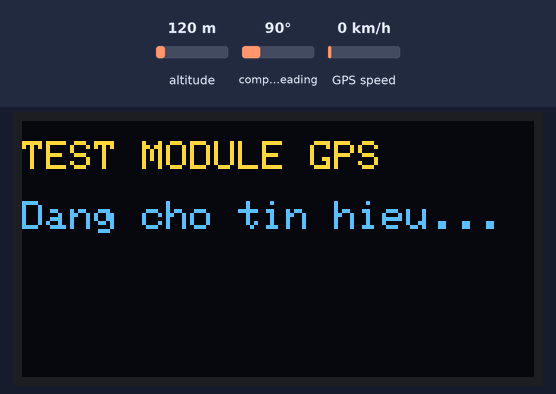
Bench run of a sketch on a simulated ESP32. On the bench: 128×64 one-colour display. Inputs (shaded band) come from the test bench; at power-on: altitude 120 m, compass heading 90°, GPS speed 0 km/h. The OLED is the two-colour kind (top 16 rows yellow); the GPS gets a fix after 3 s at 37.7749, -122.4194 with 8 satellites; what the sketch prints to the serial monitor is not drawn.

Above: at 0.1 s.
At 2.1 s:
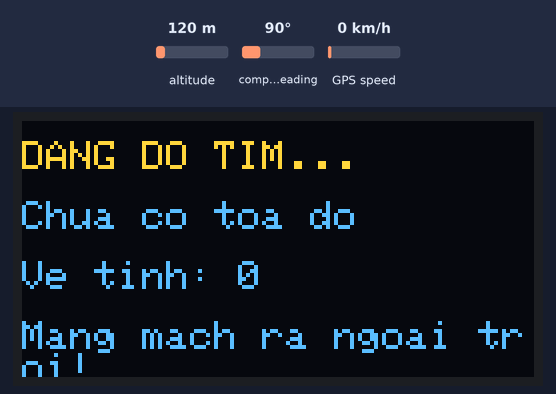
At 3.1 s:
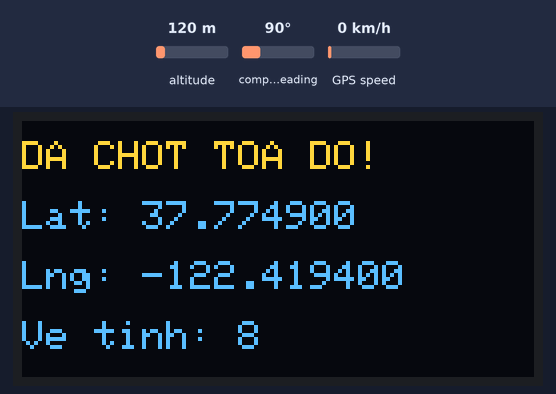

Measured:
- what the display in image 1 shows lasts 1.1 s, from 2.0 s to 3.1 s

The sketch:

testgps.ino
```cpp
#include <TinyGPS++.h>
#include <Wire.h>
#include <Adafruit_GFX.h>
#include <Adafruit_SH110X.h>

// =====================================================
// ĐỊNH NGHĨA CHÂN KẾT NỐI
// =====================================================
#define GPS_RX_PIN    16
#define GPS_TX_PIN    4
#define I2C_SDA_PIN   22
#define I2C_SCL_PIN   23

HardwareSerial SerialGPS(2);
TinyGPSPlus gps;
Adafruit_SH1106G display = Adafruit_SH1106G(128, 64, &Wire, -1);

unsigned long lastPrint = 0;

// =====================================================
// HÀM HIỂN THỊ OLED
// =====================================================
void inOLED(String dong1, String dong2 = "", String dong3 = "", String dong4 = "") {
  display.clearDisplay();
  display.setTextSize(1);
  display.setTextColor(SH110X_WHITE);
  display.setCursor(0, 5);
  display.println(dong1);
  if(dong2 != "") { display.setCursor(0, 20); display.println(dong2); }
  if(dong3 != "") { display.setCursor(0, 35); display.println(dong3); }
  if(dong4 != "") { display.setCursor(0, 50); display.println(dong4); }
  display.display();
}

void setup() {
  Serial.begin(115200);

  // Khởi tạo GPS
  SerialGPS.begin(9600, SERIAL_8N1, GPS_RX_PIN, GPS_TX_PIN);

  // Khởi tạo OLED
  Wire.begin(I2C_SDA_PIN, I2C_SCL_PIN);
  display.begin(0x3c, true);

  Serial.println("=== KHOI DONG TEST GPS ===");
  inOLED("TEST MODULE GPS", "Dang cho tin hieu...");
}

void loop() {
  // Đọc dữ liệu thô từ GPS
  while (SerialGPS.available() > 0) {
    gps.encode(SerialGPS.read());
  }

  // Nếu chốt được tọa độ, cập nhật lên Serial và OLED mỗi giây
  if (gps.location.isValid()) {
    if (millis() - lastPrint > 1000) {
      String latStr = String(gps.location.lat(), 6);
      String lngStr = String(gps.location.lng(), 6);
      String satStr = "Ve tinh: " + String(gps.satellites.value());

      Serial.print("Lat: "); Serial.print(latStr);
      Serial.print(" | Lng: "); Serial.print(lngStr);
      Serial.print(" | "); Serial.println(satStr);

      inOLED("DA CHOT TOA DO!", "Lat: " + latStr, "Lng: " + lngStr, satStr);
      lastPrint = millis();
    }
  } else {
    // Nếu chưa có tọa độ hợp lệ nhưng có nhận được vệ tinh
    if (millis() - lastPrint > 2000) {
      Serial.print("Dang do tim... Ve tinh nhin thay: ");
      Serial.println(gps.satellites.value());
      inOLED("DANG DO TIM...", "Chua co toa do", "Ve tinh: " + String(gps.satellites.value()), "Mang mach ra ngoai troi!");
      lastPrint = millis();
    }
  }

  // Cảnh báo nếu mạch không giao tiếp được với module GPS (cắm sai dây RX/TX)
  if (millis() > 5000 && gps.charsProcessed() < 10) {
    Serial.println("LOI: Khong nhan duoc du lieu tu GPS. Kiem tra day RX/TX!");
    inOLED("LOI GIAO TIEP GPS", "Kiem tra day cap:", "TX (GPS) -> Chan 16", "RX (GPS) -> Chan 4");
    delay(2000);
  }
}
```
